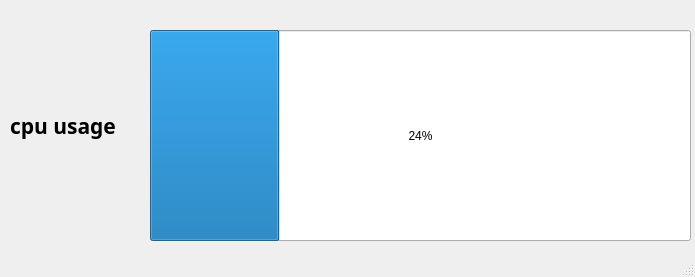
<?xml version="1.0" encoding="UTF-8"?>
<ui version="4.0">
 <class>MainWindow</class>
 <widget class="QMainWindow" name="MainWindow">
  <property name="geometry">
   <rect>
    <x>0</x>
    <y>0</y>
    <width>695</width>
    <height>277</height>
   </rect>
  </property>
  <property name="windowTitle">
   <string>MainWindow</string>
  </property>
  <widget class="QWidget" name="centralwidget">
   <widget class="QProgressBar" name="progressBar">
    <property name="geometry">
     <rect>
      <x>150</x>
      <y>30</y>
      <width>541</width>
      <height>211</height>
     </rect>
    </property>
    <property name="value">
     <number>24</number>
    </property>
   </widget>
   <widget class="QLabel" name="label">
    <property name="geometry">
     <rect>
      <x>10</x>
      <y>90</y>
      <width>171</width>
      <height>71</height>
     </rect>
    </property>
    <property name="font">
     <font>
      <family>Arial Black</family>
      <pointsize>16</pointsize>
      <weight>75</weight>
      <bold>true</bold>
     </font>
    </property>
    <property name="text">
     <string>cpu usage</string>
    </property>
   </widget>
  </widget>
  <widget class="QStatusBar" name="statusbar"/>
 </widget>
 <resources/>
 <connections/>
</ui>
